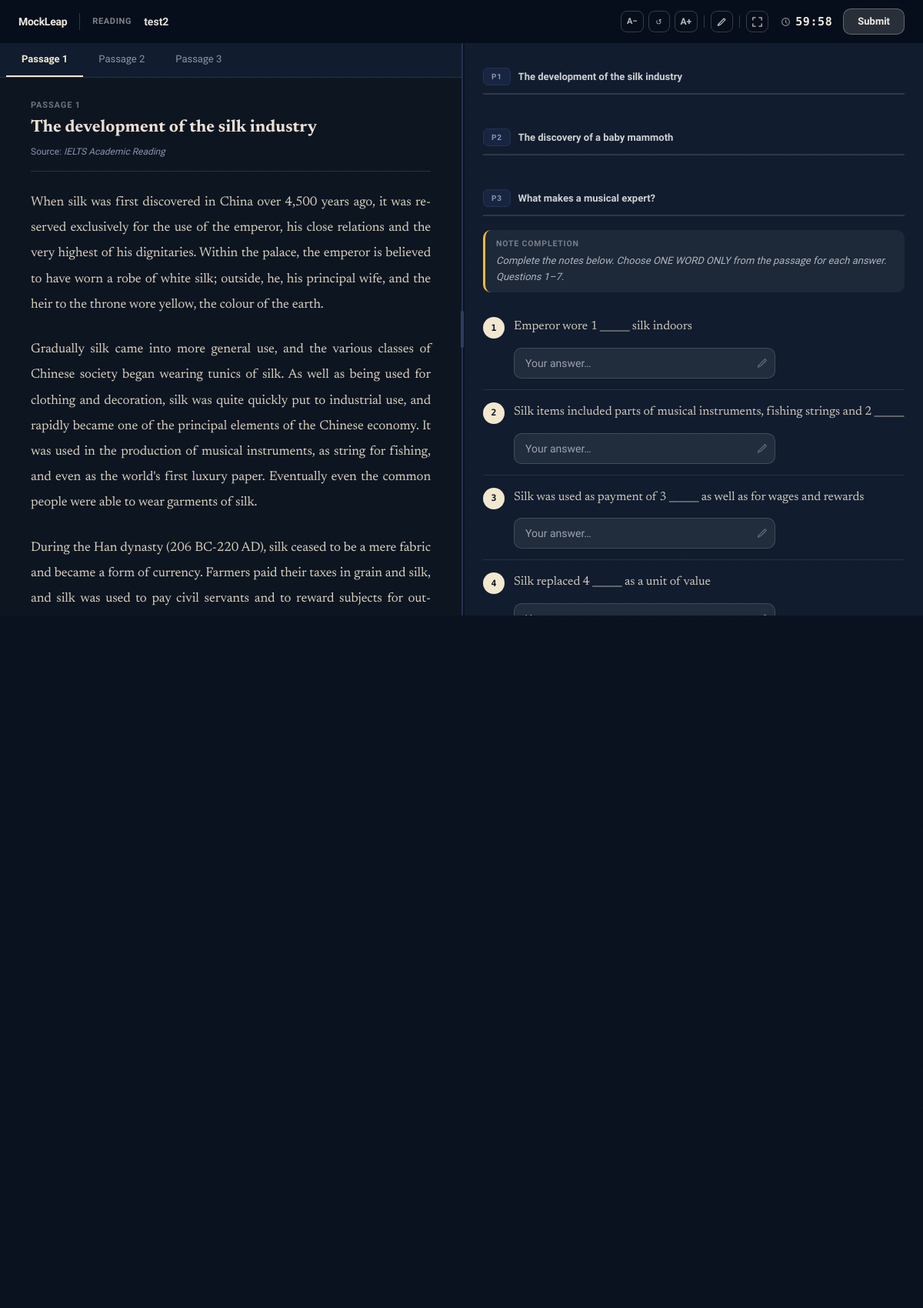
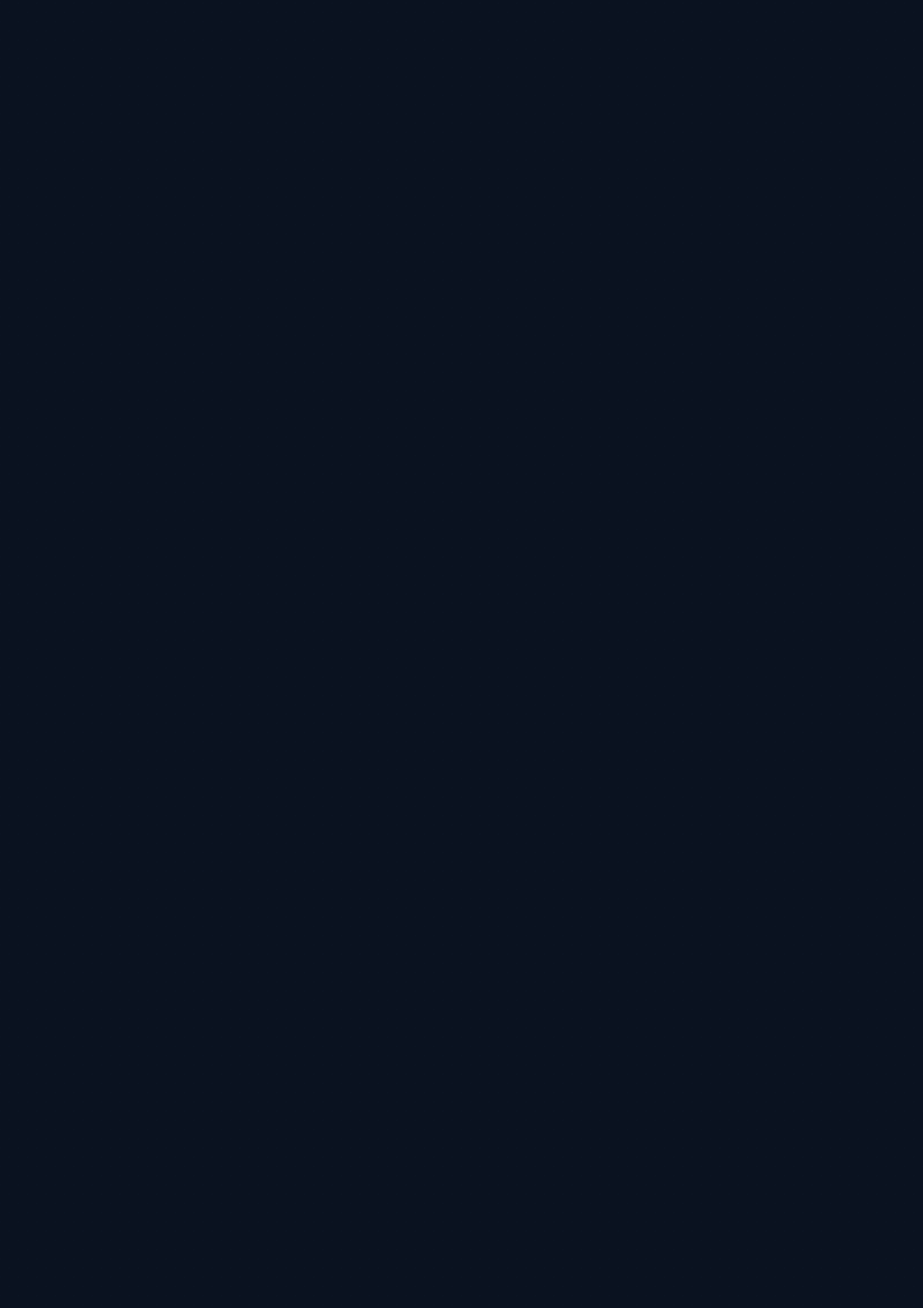
/reading/5/exam/ (signed in, upper part), run on the app's committed database (2 pictures, top to bottom).
### apps/reading/models.py (models this page shows, shortened)
class ReadingTest(models.Model):
    TYPE_ACADEMIC = 'academic'
    TYPE_GENERAL = 'general'
    TYPE_CHOICES = [(TYPE_ACADEMIC, 'Academic'), (TYPE_GENERAL, 'General Training')]
    title = models.CharField(max_length=200)
    test_type = models.CharField(max_length=10, choices=TYPE_CHOICES, default=TYPE_ACADEMIC)
    duration_minutes = models.PositiveIntegerField(default=60)
    is_published = models.BooleanField(default=False)
    created_by = models.ForeignKey(settings.AUTH_USER_MODEL, on_delete=models.SET_NULL, null=True, related_name='reading_tests_created')
    created_at = models.DateTimeField(auto_now_add=True)

class ReadingPassage(models.Model):
    test = models.ForeignKey(ReadingTest, on_delete=models.CASCADE, related_name='passages')
    order = models.PositiveSmallIntegerField(default=1)
    title = models.CharField(max_length=300)
    content = models.TextField()
    source = models.CharField(max_length=200, blank=True)
    class Meta:
        ordering = ['order']
    @property
    def paragraphs(self):
        paras = [p.strip() for p in self.content.split('\n\n') if p.strip()]
        if paras and paras[0].strip() == self.title.strip():
            paras = paras[1:]
        return paras

class QuestionGroup(models.Model):
    TYPE_MCQ     = 'mcq'
    TYPE_TFNG    = 'tfng'
    TYPE_FILL    = 'fill'
    TYPE_TABLE   = 'table'
    TYPE_NOTE    = 'note'
    TYPE_SUMMARY = 'summary'
    TYPE_MATCH   = 'match'
    TYPE_SHORT   = 'short'
    TYPE_CHOICES = [
        (TYPE_MCQ,     'Multiple Choice'),
        (TYPE_TFNG,    'True / False / Not Given'),
        (TYPE_FILL,    'Fill in the Blank'),
        (TYPE_TABLE,   'Table Completion'),
        (TYPE_NOTE,    'Note Completion'),
        (TYPE_SUMMARY, 'Summary Completion'),
        (TYPE_MATCH,   'Matching Headings'),
        (TYPE_SHORT,   'Short Answer'),
    ]
    passage = models.ForeignKey(ReadingPassage, on_delete=models.CASCADE, related_name='question_groups')
    question_type = models.CharField(max_length=10, choices=TYPE_CHOICES)
    instructions = models.TextField()
    order = models.PositiveSmallIntegerField(default=1)
    class Meta:
        ordering = ['order']

class Question(models.Model):
    group = models.ForeignKey(QuestionGroup, on_delete=models.CASCADE, related_name='questions')
    number = models.PositiveSmallIntegerField()
    text = models.TextField()
    option_a = models.CharField(max_length=500, blank=True)
    option_b = models.CharField(max_length=500, blank=True)
    option_c = models.CharField(max_length=500, blank=True)
    option_d = models.CharField(max_length=500, blank=True)
    correct_answer = models.CharField(max_length=200)
    explanation = models.TextField(blank=True)
    class Meta:
        ordering = ['number']
    @property
    def choices(self):
        result = []
        for letter, text in [('A', self.option_a), ('B', self.option_b), ('C', self.option_c), ('D', self.option_d)]:
            if text:
                result.append((letter, text))
        return result

### apps/reading/views.py (the view)
# urls.py: path('<int:pk>/exam/', views.take_test, name='exam'),
@login_required
def take_test(request, pk):
    test = get_object_or_404(ReadingTest, pk=pk, is_published=True)
    attempt, _ = ReadingAttempt.objects.get_or_create(
        user=request.user, test=test,
        status=ReadingAttempt.STATUS_IN_PROGRESS,
        defaults={'answers': {}}
    )
    passages = test.passages.prefetch_related('question_groups__questions').all()
    return render(request, 'reading/exam.html', {
        'test': test,
        'attempt': attempt,
        'passages': passages,
        'tfng_values': ['True', 'False', 'Not Given'],
    })

### templates/reading/exam.html (shortened to what this page needs)
{% extends "base/base.html" %}
{% load static %}
{% block body %}
<div id="exam-wrap">
  <div id="exam-topbar-glass">
    <a href="/" style="text-decoration:none;flex-shrink:0;">
      <span style="font-size:14px;font-weight:700;letter-spacing:-.02em;color:rgba(250,246,236,.95);">MockLeap</span>
    </a>
    <span class="exam-module">Reading</span>
    <div class="exam-title">{{ test.title }}</div>
    <div style="display:flex;align-items:center;gap:6px;flex-shrink:0;">
      <button class="tb-btn" onclick="changeFontSize(-1)" title="Decrease font size" style="font-size:11px;font-weight:700;">A−</button>
      <button class="tb-btn" onclick="changeFontSize(0)"  title="Reset font size"    style="font-size:10px;">↺</button>
      <button class="tb-btn" onclick="changeFontSize(1)"  title="Increase font size" style="font-size:12px;font-weight:700;">A+</button>
      <div style="position:relative;display:flex;align-items:center;gap:3px;">
        <button class="tb-btn" id="hl-toggle-btn" onclick="toggleHlMode()" title="Highlight mode">
          <svg width="13" height="13" viewBox="0 0 16 16" fill="none">
            <path d="M2 12l2.5-2.5 7-7 2 2-7 7L2 14v-2z" stroke="currentColor" stroke-width="1.5" stroke-linejoin="round"/>
          </svg>
        </button>
      </div>
      <button class="tb-btn" id="fs-toggle-btn" onclick="toggleFullscreen()" title="Full screen">
        <svg id="fs-ico-expand" width="13" height="13" viewBox="0 0 16 16" fill="none">
          <path d="M1 1h4M1 1v4M15 1h-4M15 1v4M1 15h4M1 15v-4M15 15h-4M15 15v-4" stroke="currentColor" stroke-width="1.6" stroke-linecap="round"/>
        </svg>
      </button>
    </div>
    <div style="display:flex;align-items:center;gap:14px;flex-shrink:0;">
      <div style="display:flex;align-items:center;gap:6px;">
        <svg width="13" height="13" viewBox="0 0 16 16" fill="none" style="color:rgba(250,246,236,.55);">
          <circle cx="8" cy="8" r="6" stroke="currentColor" stroke-width="1.4"/>
          <path d="M8 5v3.5l2 1.5" stroke="currentColor" stroke-width="1.4" stroke-linecap="round"/>
        </svg>
        <span id="timer">{{ test.duration_minutes }}:00</span>
      </div>
      <button type="submit" form="exam-form" class="exam-submit">Submit</button>
    </div>
  </div>
  <div id="exam-body" style="flex:1;display:grid;grid-template-columns:50% 4px 1fr;grid-template-rows:1fr;overflow:hidden;min-height:0;height:0;">
    <div class="exam-pane" id="passage-pane"
         style="border-right:none;min-width:0;min-height:0;overflow-y:auto;overflow-x:hidden;">
      <div class="flex items-center border-b flex-shrink-0 px-2"
           style="background:var(--bg-2);border-color:var(--border);gap:0;min-height:44px;">
        {% for passage in passages %}
        <button class="ptab {% if forloop.first %}active{% endif %}"
                id="ptab-{{ passage.order }}"
                onclick="switchPassage({{ passage.order }})">
          Passage {{ passage.order }}
        </button>
        {% endfor %}
      </div>
      {% for passage in passages %}
      <div id="passage-{{ passage.order }}"
           class="passage-zone"
           style="{% if not forloop.first %}display:none;{% endif %}padding:28px 40px 56px;min-height:calc(100% - 44px);box-sizing:border-box;">
        <div style="font-size:11px;font-weight:600;letter-spacing:.08em;text-transform:uppercase;
                    color:var(--muted);margin-bottom:6px;">Passage {{ passage.order }}</div>
        <h2 style="font-family:'Newsreader',Georgia,serif;font-size:22px;font-weight:700;
                   color:var(--ink);margin-bottom:8px;line-height:1.3;">
          {{ passage.title }}
        </h2>
        {% if passage.source %}
        <div style="font-size:12px;color:var(--muted);margin-bottom:24px;padding-bottom:16px;
                    border-bottom:1px solid var(--border);">
          Source: <em>{{ passage.source }}</em>
        </div>
        {% else %}
        <div style="height:20px;"></div>
        {% endif %}
        <div class="passage-body" id="ptext-{{ passage.order }}">
          {% for para in passage.paragraphs %}
          <p>{{ para }}</p>
          {% endfor %}
        </div>
      </div>
      {% endfor %}
    </div>
    <div id="exam-resizer" style="background:var(--border);cursor:col-resize;position:relative;z-index:2;">
      <div style="position:absolute;top:50%;left:50%;transform:translate(-50%,-50%);
                  width:4px;height:48px;border-radius:4px;background:var(--border-2);
                  transition:background .15s;" id="resizer-grip"></div>
    </div>
    <div class="exam-pane" id="question-pane" style="min-width:0;min-height:0;overflow-y:auto;overflow-x:hidden;background:var(--bg-2);padding:0;">
      <form id="exam-form" method="post" action="{% url 'reading:submit' attempt.pk %}"
            style="padding:20px 24px 80px;min-height:100%;box-sizing:border-box;">
        {% for passage in passages %}
        <div id="qsec-{{ passage.order }}"
             style="display:flex;align-items:center;gap:10px;
                    padding:12px 0 10px;margin-bottom:18px;
                    border-bottom:2px solid var(--border);
                    {% if not forloop.first %}margin-top:32px;{% endif %}">
          <button type="button" onclick="switchPassage({{ passage.order }})"
                  style="font-size:10px;font-weight:700;letter-spacing:.07em;text-transform:uppercase;
                         padding:3px 10px;border-radius:6px;border:1px solid var(--border);
                         background:var(--surface-2);color:var(--muted);cursor:pointer;flex-shrink:0;">
            P{{ passage.order }}
          </button>
          <span style="font-size:13px;font-weight:600;color:var(--ink);
                       overflow:hidden;text-overflow:ellipsis;white-space:nowrap;">
            {{ passage.title }}
          </span>
        </div>
        {% for group in passage.question_groups.all %}
        <div style="margin-bottom:28px;">
          <div class="q-group-header">
            <div class="q-group-type">{{ group.get_question_type_display }}</div>
            {% if group.instructions %}
            <div class="q-group-instructions">{{ group.instructions }}</div>
            {% endif %}
          </div>
          {% for question in group.questions.all %}
          <div style="display:flex;gap:12px;padding:14px 0;
                      border-bottom:1px solid var(--border);align-items:flex-start;">
            <span class="q-num">{{ question.number }}</span>
            <div style="flex:1;min-width:0;">
              <p class="q-text" data-qhl="qtext-{{ question.pk }}">{{ question.text }}</p>
              {% if group.question_type == 'mcq' %}
                <div style="display:flex;flex-direction:column;gap:7px;">
                {% for letter, opt_text in question.choices %}
                <label class="q-label">
                  <input type="radio" name="q{{ question.pk }}" value="{{ letter }}">
                  <span>
                    <b style="font-weight:700;margin-right:5px;color:var(--ink-2);">{{ letter }}</b>{{ opt_text }}
                  </span>
                </label>
                {% endfor %}
                </div>
              {% elif group.question_type == 'tfng' %}
                <div style="display:flex;gap:8px;flex-wrap:wrap;">
                  {% for val in tfng_values %}
                  <label class="tfng-btn">
                    <input type="radio" name="q{{ question.pk }}" value="{{ val }}"
                           style="position:absolute;opacity:0;pointer-events:none;"
                           onchange="(function(inp){
                             document.querySelectorAll('[name=\'q{{ question.pk }}\']').forEach(r=>{
                               r.closest('label').classList.remove('selected');
                             });
                             inp.closest('label').classList.add('selected');
                           })(this)">
                    {{ val }}
                  </label>
                  {% endfor %}
                </div>
              {% else %}
                <div class="q-fill-wrap">
                  <input type="text" name="q{{ question.pk }}" class="ml-input"
                         style="font-size:14px;"
                         placeholder="Your answer…"
                         autocomplete="off" autocorrect="off" spellcheck="false">
                  <svg width="14" height="14" viewBox="0 0 16 16" fill="none">
                    <path d="M2 12l2.5-2.5L12 2l2 2-7.5 7.5L2 14v-2z"
                          stroke="currentColor" stroke-width="1.4" stroke-linejoin="round"/>
                  </svg>
                </div>
              {% endif %}
            </div>
          </div>
          {% endfor %}
        </div>
        {% endfor %}
        {% endfor %}
      </form>
    </div>
  </div>
</div>
{% endblock %}

### data on the page
ReadingTest: title "test2"
ReadingPassage: order "1", title "The development of the silk industry", source "IELTS Academic Reading", paragraphs "When silk was first discovered in China over 4,500 years ago, it was reserved exclusively for the use of the emperor, his close relations and the very highest of his dignitaries. Within the palace, the emperor is believed to have worn a robe of white silk; outside, he, his principal wife, and the heir to the throne wore yellow, the colour of the earth." "Gradually silk came into more general use, and the various classes of Chinese society began wearing tunics of silk. As well as being used for clothing and decoration, silk was quite quickly put to industrial use, and rapidly became one of the principal elements of the Chinese economy. It was used in the production of musical instruments, as string for fishing, and even as the world's first luxury paper. Eventually even the common people were able to wear garments of silk." "During the Han dynasty (206 BC-220 AD), silk ceased to be a mere fabric and became a form of currency. Farmers paid their taxes in grain and silk, and silk was used to pay civil servants and to reward subjects for…"
ReadingPassage: order "2", title "The discovery of a baby mammoth"
ReadingPassage: order "3", title "What makes a musical expert?"
QuestionGroup: question_type "NOTE COMPLETION", instructions "Complete the notes below. Choose ONE WORD ONLY from the passage for each answer. Questions 1–7."
Question: number "1", text "Emperor wore 1 ______ silk indoors"
Question: number "2", text "Silk items included parts of musical instruments, fishing strings and 2 ______"
Question: number "3", text "Silk was used as payment of 3 ______ as well as for wages and rewards"
Question: number "4", text "Silk replaced 4 ______ as a unit of value"
